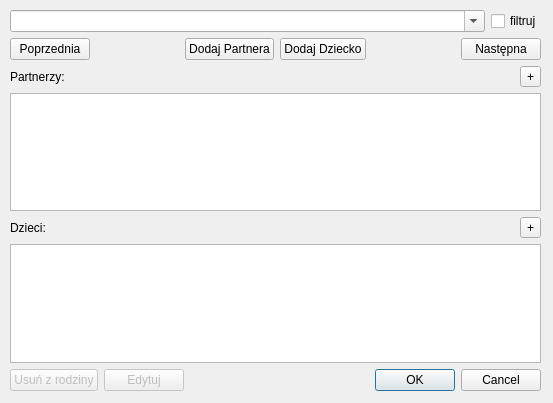
<?xml version="1.0" encoding="UTF-8"?>
<ui version="4.0">
 <class>DialogAddFamily</class>
 <widget class="QDialog" name="DialogAddFamily">
  <property name="geometry">
   <rect>
    <x>0</x>
    <y>0</y>
    <width>553</width>
    <height>403</height>
   </rect>
  </property>
  <property name="sizePolicy">
   <sizepolicy hsizetype="Preferred" vsizetype="Preferred">
    <horstretch>0</horstretch>
    <verstretch>0</verstretch>
   </sizepolicy>
  </property>
  <property name="windowTitle">
   <string>Dodaj Rodzinę</string>
  </property>
  <property name="locale">
   <locale language="Polish" country="Poland"/>
  </property>
  <widget class="QWidget" name="">
   <property name="geometry">
    <rect>
     <x>10</x>
     <y>10</y>
     <width>531</width>
     <height>381</height>
    </rect>
   </property>
   <layout class="QGridLayout" name="gridLayout_6">
    <item row="0" column="0">
     <layout class="QGridLayout" name="gridLayout_4">
      <item row="0" column="0">
       <layout class="QGridLayout" name="gridLayout_3">
        <item row="0" column="0">
         <widget class="QComboBox" name="peopleList">
          <property name="editable">
           <bool>true</bool>
          </property>
          <property name="insertPolicy">
           <enum>QComboBox::NoInsert</enum>
          </property>
         </widget>
        </item>
        <item row="0" column="1">
         <widget class="QCheckBox" name="filterByPerson">
          <property name="maximumSize">
           <size>
            <width>50</width>
            <height>16777215</height>
           </size>
          </property>
          <property name="text">
           <string>filtruj</string>
          </property>
         </widget>
        </item>
       </layout>
      </item>
      <item row="1" column="0">
       <layout class="QGridLayout" name="gridLayout_2">
        <item row="0" column="2">
         <layout class="QGridLayout" name="gridLayout">
          <item row="0" column="0">
           <widget class="QPushButton" name="addPartner">
            <property name="text">
             <string>Dodaj Partnera</string>
            </property>
           </widget>
          </item>
          <item row="0" column="1">
           <widget class="QPushButton" name="addKid">
            <property name="text">
             <string>Dodaj Dziecko</string>
            </property>
           </widget>
          </item>
         </layout>
        </item>
        <item row="0" column="1">
         <spacer name="horizontalSpacer_2">
          <property name="orientation">
           <enum>Qt::Horizontal</enum>
          </property>
          <property name="sizeHint" stdset="0">
           <size>
            <width>40</width>
            <height>20</height>
           </size>
          </property>
         </spacer>
        </item>
        <item row="0" column="4">
         <widget class="QPushButton" name="NextFamily">
          <property name="enabled">
           <bool>true</bool>
          </property>
          <property name="text">
           <string>Następna</string>
          </property>
         </widget>
        </item>
        <item row="0" column="0">
         <widget class="QPushButton" name="PrevFamily">
          <property name="text">
           <string>Poprzednia</string>
          </property>
         </widget>
        </item>
        <item row="0" column="3">
         <spacer name="horizontalSpacer">
          <property name="orientation">
           <enum>Qt::Horizontal</enum>
          </property>
          <property name="sizeHint" stdset="0">
           <size>
            <width>40</width>
            <height>20</height>
           </size>
          </property>
         </spacer>
        </item>
       </layout>
      </item>
     </layout>
    </item>
    <item row="1" column="0">
     <layout class="QHBoxLayout" name="horizontalLayout">
      <item>
       <widget class="QLabel" name="label">
        <property name="text">
         <string>Partnerzy:</string>
        </property>
       </widget>
      </item>
      <item>
       <spacer name="horizontalSpacer_5">
        <property name="orientation">
         <enum>Qt::Horizontal</enum>
        </property>
        <property name="sizeHint" stdset="0">
         <size>
          <width>40</width>
          <height>20</height>
         </size>
        </property>
       </spacer>
      </item>
      <item>
       <widget class="QToolButton" name="addNewPartner">
        <property name="text">
         <string>+</string>
        </property>
       </widget>
      </item>
     </layout>
    </item>
    <item row="2" column="0">
     <widget class="QListWidget" name="familyPartnersMembersView"/>
    </item>
    <item row="3" column="0">
     <layout class="QHBoxLayout" name="horizontalLayout_2">
      <item>
       <widget class="QLabel" name="label_2">
        <property name="text">
         <string>Dzieci:</string>
        </property>
       </widget>
      </item>
      <item>
       <spacer name="horizontalSpacer_4">
        <property name="orientation">
         <enum>Qt::Horizontal</enum>
        </property>
        <property name="sizeHint" stdset="0">
         <size>
          <width>40</width>
          <height>20</height>
         </size>
        </property>
       </spacer>
      </item>
      <item>
       <widget class="QToolButton" name="addNewKid">
        <property name="text">
         <string>+</string>
        </property>
       </widget>
      </item>
     </layout>
    </item>
    <item row="4" column="0">
     <widget class="QListWidget" name="familyKidsMembersView"/>
    </item>
    <item row="5" column="0">
     <layout class="QGridLayout" name="gridLayout_5">
      <item row="0" column="0">
       <widget class="QPushButton" name="deleteFromFamily">
        <property name="enabled">
         <bool>false</bool>
        </property>
        <property name="text">
         <string>Usuń z rodziny</string>
        </property>
       </widget>
      </item>
      <item row="0" column="3">
       <widget class="QDialogButtonBox" name="buttonBox">
        <property name="orientation">
         <enum>Qt::Horizontal</enum>
        </property>
        <property name="standardButtons">
         <set>QDialogButtonBox::Cancel|QDialogButtonBox::Ok</set>
        </property>
       </widget>
      </item>
      <item row="0" column="2">
       <spacer name="horizontalSpacer_3">
        <property name="orientation">
         <enum>Qt::Horizontal</enum>
        </property>
        <property name="sizeHint" stdset="0">
         <size>
          <width>40</width>
          <height>20</height>
         </size>
        </property>
       </spacer>
      </item>
      <item row="0" column="1">
       <widget class="QPushButton" name="editPersonButton">
        <property name="enabled">
         <bool>false</bool>
        </property>
        <property name="text">
         <string>Edytuj</string>
        </property>
       </widget>
      </item>
     </layout>
    </item>
   </layout>
  </widget>
 </widget>
 <tabstops>
  <tabstop>peopleList</tabstop>
  <tabstop>addPartner</tabstop>
  <tabstop>addKid</tabstop>
  <tabstop>addNewPartner</tabstop>
  <tabstop>familyPartnersMembersView</tabstop>
  <tabstop>addNewKid</tabstop>
  <tabstop>familyKidsMembersView</tabstop>
  <tabstop>deleteFromFamily</tabstop>
  <tabstop>editPersonButton</tabstop>
 </tabstops>
 <resources/>
 <connections>
  <connection>
   <sender>buttonBox</sender>
   <signal>accepted()</signal>
   <receiver>DialogAddFamily</receiver>
   <slot>accept()</slot>
   <hints>
    <hint type="sourcelabel">
     <x>388</x>
     <y>309</y>
    </hint>
    <hint type="destinationlabel">
     <x>157</x>
     <y>274</y>
    </hint>
   </hints>
  </connection>
  <connection>
   <sender>buttonBox</sender>
   <signal>rejected()</signal>
   <receiver>DialogAddFamily</receiver>
   <slot>reject()</slot>
   <hints>
    <hint type="sourcelabel">
     <x>388</x>
     <y>309</y>
    </hint>
    <hint type="destinationlabel">
     <x>286</x>
     <y>274</y>
    </hint>
   </hints>
  </connection>
 </connections>
</ui>
